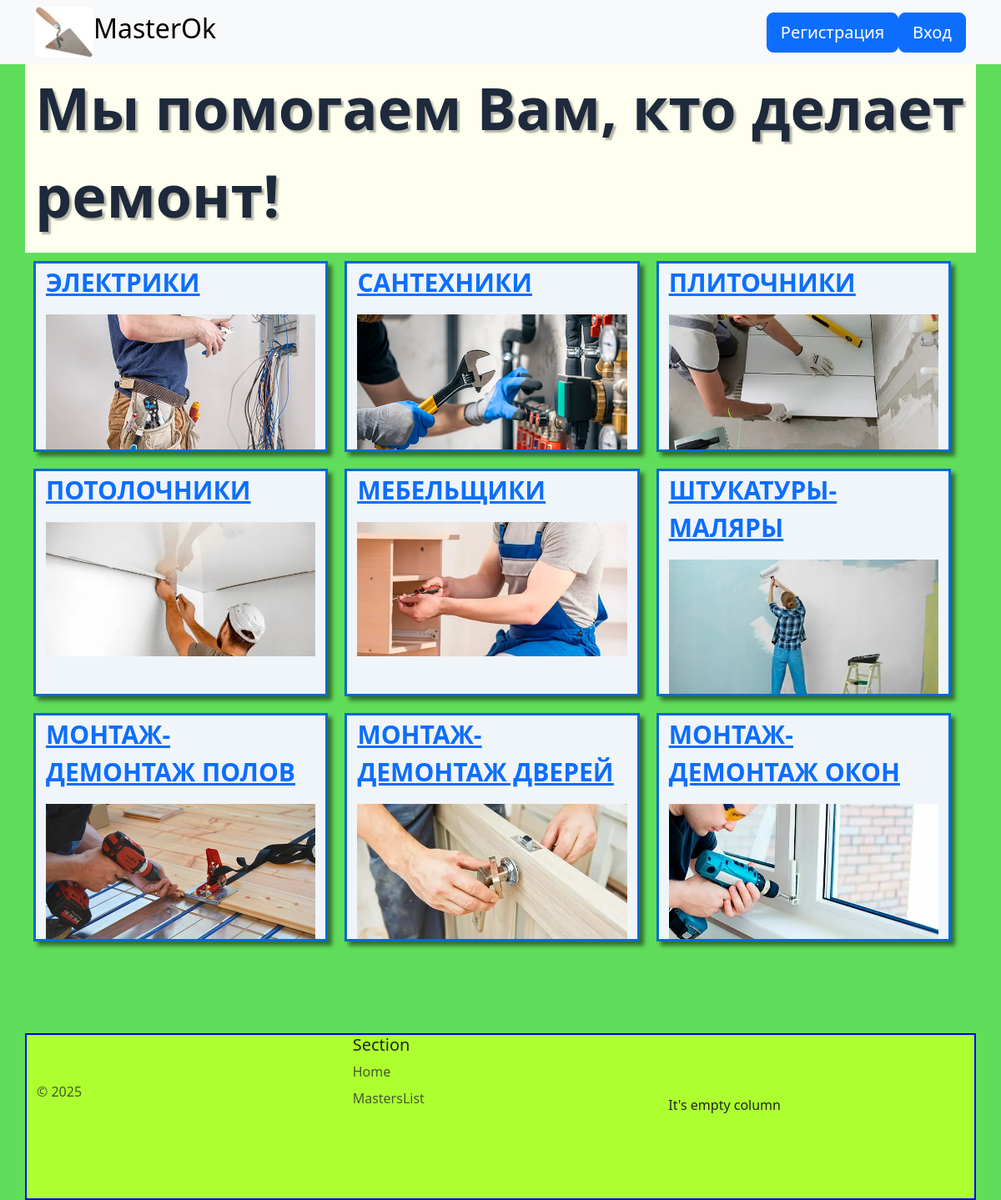
The page / on the database its author committed.
### blog/models.py (models this page shows, shortened)
class Masters(models.Model):
    slug = models.SlugField('slug', default='MasterName')
    master = models.CharField('Мастер', max_length=100, unique=True)
    img = models.ImageField(
        'Изображение', default='electrician.jpg', upload_to='img')
    def get_absolute_url(self):
        return reverse("mastersList", kwargs={'slug': self.slug})

### blog/views.py (the view)
# urls.py: path('', views.home, name='home'),
def home(request):
    data = {
        'masters': Masters.objects.all(),
        'title': 'MasterOk'
    }
    return render(request, 'blog/home.html', data)

### blog/templates/blog/home.html (shortened to what this page needs)
{% extends 'blog/base.html' %}
{% load static %}
{% block content %}
    <div class="greetings">
        <p>Мы помогаем Вам, кто делает ремонт!</p>
    </div>
    {% for mast in masters %}
        <div class="elementer">
            <div class=""><a href="{{ mast.get_absolute_url }}">
                <p>{{ mast.master }}</p>
                <img src="{{ mast.img.url }}" alt="Photo"></a>
            </div>
        </div>
    {% endfor %}
{% endblock content %}

### blog/templates/blog/base.html (shortened to what this page needs)
<!doctype html>
<html lang="ru">
    {% load static %}
<head>
    <link rel="stylesheet" href="https://cdn.jsdelivr.net/npm/bootstrap@5.3.7/dist/css/bootstrap.min.css">
    <link rel="stylesheet" href="{% static 'blog/main.css' %}">
</head>
<nav class="navbar navbar-expand-lg navbar bg-light" aria-label="Offcanvas navbar large">
    <div class="container">
        <img src="\pictures\img\masterok_icon.jpg" class="rounded" alt="brand">
        <a class="navbar-brand" href="{% url 'home' %}">
            <h2>MasterOk</h2>
        </a>
        {% if not user.is_authenticated %}
        <div class="offcanvas-body">
            <ul class="navbar-nav justify-content-end">
                <a href="{% url 'reg' %}"><button class="btn btn-primary btn-lg">Регистрация</button></a>
                <a href="{% url 'user' %}" class="ml-2"><button class="btn btn-primary btn-lg">Вход</button></a>
        </div>
        {% else %}
        <div class="offcanvas-body">
            <ul class="navbar-nav justify-content-end">
                <a href="{% url 'profile' %}"><button class="btn btn-primary btn-lg">Профиль</button></a>
                <form method="post" action="{% url 'exit' %}">{% csrf_token %}<button class="btn btn-primary btn-lg">Выйти</button></form>
        </div>
        {% endif %}
    </div>
</nav>
<body>
    <div class="container">
        <div class="row">
            {% block content %}
            {% endblock content %}
        </div>
    </div>
</body>
<footer class="container">
    <div class="row align-items-end">
        <div class="col-sm">
            <p class="text-body-secondary">© 2025</p>
        </div>
        <div class="col-sm">
            <h5>Section</h5>
            <ul class="nav flex-column">
                <li class="nav-item mb-2">
                    <a href="{% url 'home' %}" class="nav-link p-0 text-body-secondary">Home</a>
                </li>
                <li class="nav-item mb-2">
                    <a href="#" class="nav-link p-0 text-body-secondary">MastersList</a>
                </li>
            </ul>
        </div>
        <div class="col-sm">
        It's empty column
        </div>
    </div>
</footer>
</html>

### blog/static/blog/main.css (style rules this page uses)
body { background: #47d842dc; }
nav h2 { transition: transform 1s; }
.greetings { background-color: #feffee; font-family: system-ui, -apple-system, BlinkMacSystemFont, 'Segoe UI', Roboto, Oxygen, Ubuntu, Cantarell, 'Open Sans', 'Helvetica Neue', sans-serif; font-size: 70px; font-weight: 600; text-shadow: 3px 3px 2px rgba(0, 0, 0, 0.3); color: #1e293b; }
.elementer { display: flex; justify-content: space-between; flex-wrap: wrap; margin: 10px; background-color: #F0F5FA; width: 31%; gap: 20px 20px; row-gap: 20px; column-gap: 20px; border-color: #046bd2; border-style: solid; box-shadow: 5px 5px 5px 0px rgba(0, 0, 0, 0.5); transition: transform 1s; }
.elementer img { display: block; width: 100%; }
.elementer p { text-decoration: underline; text-transform: uppercase; font-size: 30px; font-weight: 700; }
footer { margin-top: 100px; height: 200px; margin-left: -15%; background: greenyellow; border: 2px solid blue; }

### rows shown on the page
Masters: master "ЭЛЕКТРИКИ", img (picture)
Masters: master "САНТЕХНИКИ", img (picture)
Masters: master "ПЛИТОЧНИКИ", img (picture)
Masters: master "ПОТОЛОЧНИКИ", img (picture)
Masters: master "МЕБЕЛЬЩИКИ", img (picture)
Masters: master "ШТУКАТУРЫ-МАЛЯРЫ", img (picture)
Masters: master "МОНТАЖ-ДЕМОНТАЖ ПОЛОВ", img (picture)
Masters: master "МОНТАЖ-ДЕМОНТАЖ ДВЕРЕЙ", img (picture)
Masters: master "МОНТАЖ-ДЕМОНТАЖ ОКОН", img (picture)
